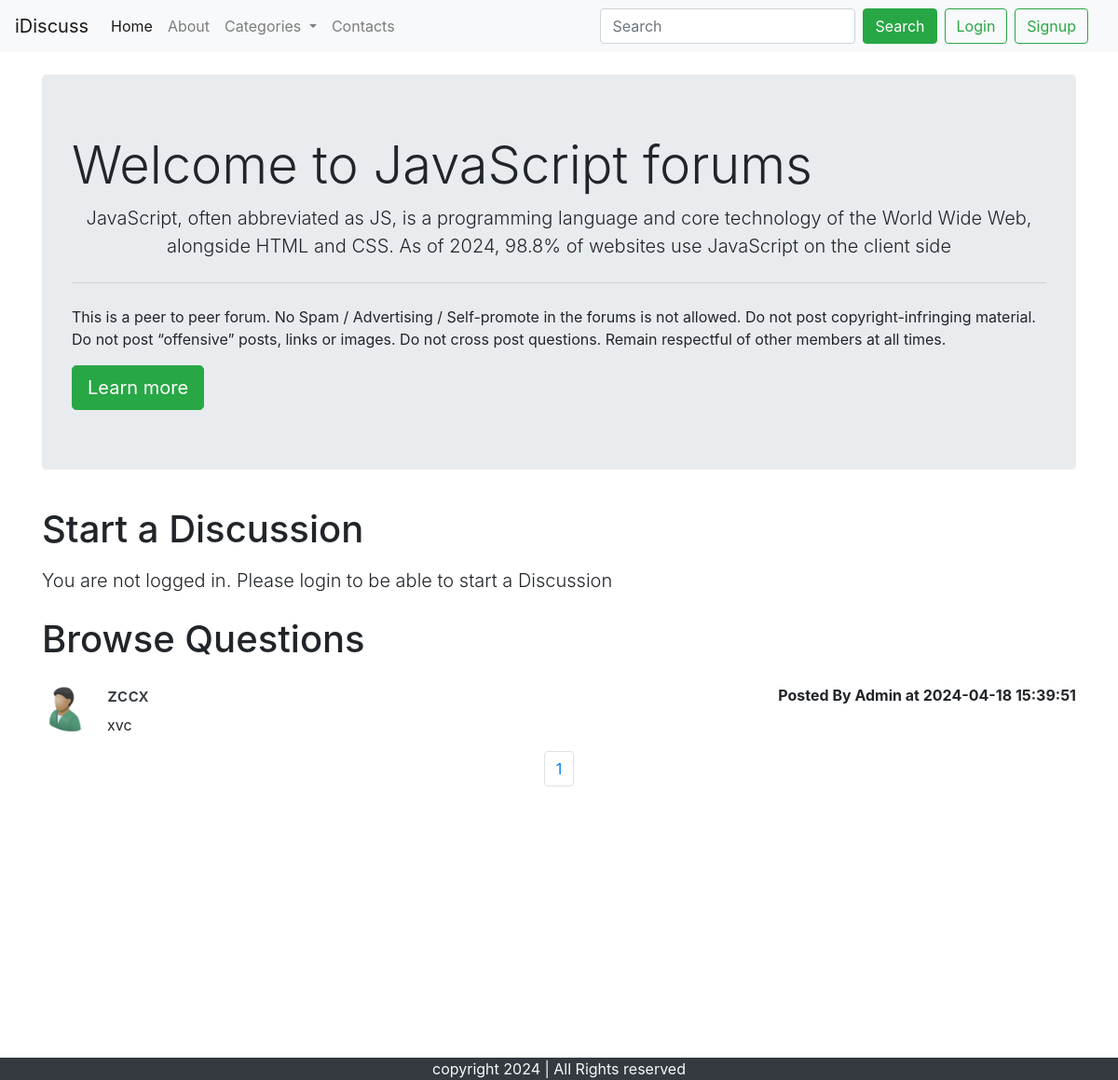
The app's page /threadlist.php?catid=2 with its own data.
### tables this page shows
CREATE TABLE `categories` (
  `category_id` int(8) NOT NULL,
  `category_name` varchar(255) NOT NULL,
  `category_description` varchar(255) NOT NULL,
  `created` datetime NOT NULL DEFAULT current_timestamp()
);

CREATE TABLE `threads` (
  `thread_id` int(7) NOT NULL,
  `thread_title` varchar(255) NOT NULL,
  `thread_desc` text NOT NULL,
  `thread_user_id` int(7) NOT NULL,
  `thread_cat_id` int(7) NOT NULL,
  `timestamp` datetime NOT NULL DEFAULT current_timestamp()
);

CREATE TABLE `users` (
  `sno` int(8) NOT NULL,
  `user_email` varchar(30) NOT NULL,
  `user_pass` varchar(300) NOT NULL,
  `timestamp` datetime NOT NULL DEFAULT current_timestamp()
);

### Threadlist.php (the view, shortened to what this page needs)
<!doctype html>
<html lang="en">
<head>
    <link rel="stylesheet" href="https://code.jquery.com/ui/1.12.1/themes/base/jquery-ui.css">
    <link rel="stylesheet" href="https://stackpath.bootstrapcdn.com/bootstrap/4.5.0/css/bootstrap.min.css"
>
</head>
<body>
    <?php include 'partials/_dbconnect.php';?>
    <?php include 'partials/_header.php';?>
    <?php
    $id = $_GET['catid'];
    $sql = "SELECT * FROM `categories` WHERE category_id=$id";
    $result = mysqli_query($conn, $sql);
    while($row = mysqli_fetch_assoc($result)){
        $catname = $row['category_name'];
        $catdesc = $row['category_description'];
    }
    ?>
    <div class="container my-4">
        <div class="jumbotron">
            <h1 class="display-4">Welcome to <?php echo $catname;?> forums</h1>
            <div Class="container-flex " id="myDialog" title="<?php echo $catname;?>"><p class="lead text-center"> <?php echo $catdesc;?></p></div>
            <hr class="my-4">
            <p>This is a peer to peer forum. No Spam / Advertising / Self-promote in the forums is not allowed. Do not
                post copyright-infringing material. Do not post “offensive” posts, links or images. Do not cross post
                questions. Remain respectful of other members at all times.</p>
            <a class="btn btn-success btn-lg" href="#" role="button" id="myButton">Learn more</a>
        </div>
    </div>
    <?php
    if(isset($_SESSION['loggedin']) && $_SESSION['loggedin']==true){
    echo '<div class="container">
    <h1 class="py-2">Start a Discussion</h1>
    <form action="'. $_SERVER["REQUEST_URI"] . '" method="post">
    <div class="form-group">
    <label for="exampleInputEmail1">Problem Title</label>
    <input type="text" class="form-control" id="title"  name="title"  aria-describedby="emailHelp">
    <small id="emailHelp" class="form-text text-muted">Keep your title as short and crisp as possible</small>
    </div>
    <input type="hidden" name="sno" value="'. $_SESSION['sno']. '">
    <div class="form-group">
    <label for="exampleFormControlTextarea1">Ellaborate Your Concern</label>
    <textarea class="form-control"id="desc" rows="3" name="desc"></textarea>
    </div>
    <button class="btn btn-success btn-lg my-2">Submit</button>
    </form>
   </div>';
   }
   else
   {
    echo'
    <div class="container">
    <h1 class="py-2">Start a Discussion</h1>
    <p class="lead">You are not logged in. Please login to be able to start a Discussion</p>
    </div>
    ';
   }
   ?>
    <div class="container mb-5" id="ques">
        <h1 class="py-2">Browse Questions</h1>
        <?php
    $id = $_GET['catid'];
    $perPage = 3;
    if (isset($_GET['page'])) {
        $page = $_GET['page'];
    } else {
        $page = 1;
    }
    $startFrom = ($page - 1);
    $startF = $startFrom * $perPage;
    $sql = "SELECT COUNT(*) AS total_rows FROM `threads` WHERE thread_cat_id=$id";
    $result = mysqli_query($conn, $sql);
    $row = mysqli_fetch_assoc($result);
    $totalPages = ceil($row["total_rows"] / $perPage);
    $sql = "SELECT * FROM `threads` WHERE thread_cat_id=$id LIMIT $startF, $perPage";
    $result = mysqli_query($conn, $sql);
    while($row = mysqli_fetch_assoc($result)){
        $id = $row["thread_id"];
        $title = $row["thread_title"];
        $desc = $row["thread_desc"];
        $thread_time =$row['timestamp'];
        $thread_user_id = $row['thread_user_id'];
        $sql2 = "SELECT user_email FROM `users` WHERE sno='$thread_user_id'";
        $result2 = mysqli_query($conn, $sql2);
        $row2 = mysqli_fetch_assoc($result2);
        echo '<div class="media my-3">
            <img src="img/userdefault.png" width="54px" class="mr-3" alt="...">
            <div class="media-body">'.'
            <h5 class="mt-0"> <a class="text-dark" href="thread.php?threadid=' . $id. '">'. $title . ' </a></h5></h5>
                ' .$desc. '</div>'.'<p class="font-weight-bold my-0">Posted By '.$row2['user_email'].' at '.$thread_time.'</p>
                </div>';
    }
    echo '<nav aria-label="Page navigation example">
    <ul class="pagination justify-content-center">';
    for ($i = 1; $i <= $totalPages; $i++) {
        echo '<li class="page-item"><a class="page-link" href="Threadlist.php?catid='.$_GET['catid'].'&page='.$i.'">'.$i.'</a></li>';
    }
    echo '</ul></nav>';
    ?>
    </div>
    <?php include 'partials/_footer.php';?>
</body>
</html>

### Threadlist.php (style rules this page uses)
#ques { min-height: 433px; }

### records on screen
categories: category_name "JavaScript", category_description "JavaScript, often abbreviated as JS, is a programming language and core technology of the World Wide Web, alongside HTML and CSS. As of 2024, 98.8% of websites use JavaScript on the client side"
threads: thread_title "zccx", thread_desc "xvc", users.user_email "Admin", timestamp "2024-04-18 15:39:51"
